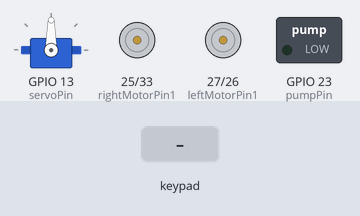
The sketch below on a simulated ESP32. On the bench: servo, motor-driver pin pairs drawn as motors (green arrow = first pin HIGH = forward, orange = second pin HIGH = backward, longer = more drive, scaled by the enable pin), switched loads named in the sketch (green lamp = pin HIGH). The test bench sets the inputs (shaded band).

Above: at 1.2 s.
1.3 s: key 'T' pressed
At 1.97 s:
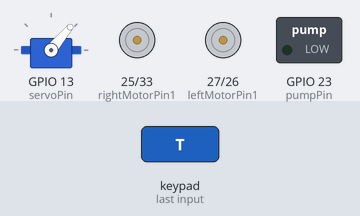
4.3 s: key 'U' pressed
At 4.38 s:
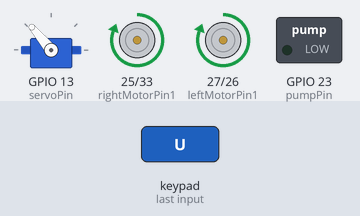
7.3 s: key 'D' pressed
At 7.39 s:
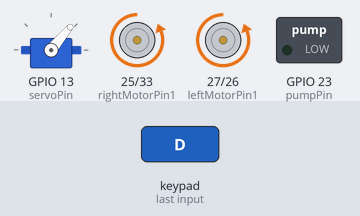
10.3 s: key 'L' pressed
At 10.4 s:
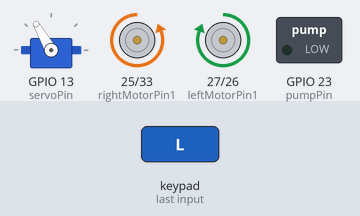
13.3 s: key 'R' pressed
At 13.41 s:
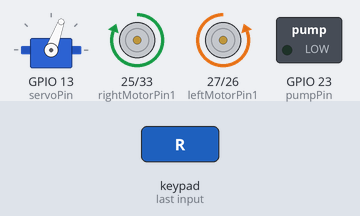
16.3 s: key '+' pressed
At 16.37 s:
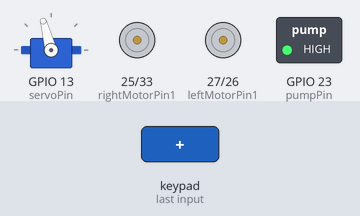
Timing chart, 0 to 22.0 s (numbered marks = the images above; inputs shaded):
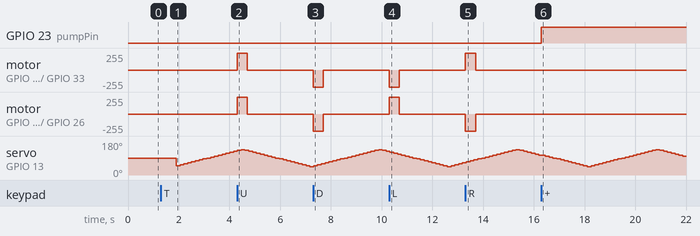

The sketch:

Digital_Control.ino
```cpp
#define CUSTOM_SETTINGS
#define INCLUDE_GAMEPAD_MODULE
#include <DabbleESP32.h>
#include <ESP32Servo.h>

// ---------------- Motor Pins ----------------
int enableRightMotor = 32;
int rightMotorPin1   = 25;
int rightMotorPin2   = 33;

int enableLeftMotor  = 14;
int leftMotorPin1    = 27;
int leftMotorPin2    = 26;

#define MAX_MOTOR_SPEED 255

const int PWMFreq = 1000;
const int PWMResolution = 8;
const int rightMotorPWMSpeedChannel = 4;
const int leftMotorPWMSpeedChannel  = 5;

// ---------------- Servo Settings ----------------
Servo myServo;
const int servoPin = 13;

bool servoRunning = false;
bool returningHome = false;
bool aligningToStart = false; // align to 45° before sweeping

int currentAngle = 45;
unsigned long lastStep = 0;
const unsigned long delayStep = 150;

int sweepStage = 0;

// ---------------- Pump Settings ----------------
const int pumpPin = 23;      // GPIO 23
bool pumpRunning = false;    // pump state (active HIGH assumed)
// for edge-detect toggle:
bool prevStartPressed = false;

// -------------------------------------------------

void rotateMotor(int rightMotorSpeed, int leftMotorSpeed)
{
  if (rightMotorSpeed < 0)
  {
    digitalWrite(rightMotorPin1, LOW);
    digitalWrite(rightMotorPin2, HIGH);
  }
  else if (rightMotorSpeed > 0)
  {
    digitalWrite(rightMotorPin1, HIGH);
    digitalWrite(rightMotorPin2, LOW);
  }
  else
  {
    digitalWrite(rightMotorPin1, LOW);
    digitalWrite(rightMotorPin2, LOW);
  }

  if (leftMotorSpeed < 0)
  {
    digitalWrite(leftMotorPin1, LOW);
    digitalWrite(leftMotorPin2, HIGH);
  }
  else if (leftMotorSpeed > 0)
  {
    digitalWrite(leftMotorPin1, HIGH);
    digitalWrite(leftMotorPin2, LOW);
  }
  else
  {
    digitalWrite(leftMotorPin1, LOW);
    digitalWrite(leftMotorPin2, LOW);
  }

  ledcWrite(rightMotorPWMSpeedChannel, abs(rightMotorSpeed));
  ledcWrite(leftMotorPWMSpeedChannel, abs(leftMotorSpeed));
}

void setUpPinModes()
{
  pinMode(enableRightMotor, OUTPUT);
  pinMode(rightMotorPin1, OUTPUT);
  pinMode(rightMotorPin2, OUTPUT);

  pinMode(enableLeftMotor, OUTPUT);
  pinMode(leftMotorPin1, OUTPUT);
  pinMode(leftMotorPin2, OUTPUT);

  ledcSetup(rightMotorPWMSpeedChannel, PWMFreq, PWMResolution);
  ledcSetup(leftMotorPWMSpeedChannel, PWMFreq, PWMResolution);
  ledcAttachPin(enableRightMotor, rightMotorPWMSpeedChannel);
  ledcAttachPin(enableLeftMotor, leftMotorPWMSpeedChannel);

  rotateMotor(0, 0);
}

void setup()
{
  setUpPinModes();
  Dabble.begin("Krish CAR");

  myServo.attach(servoPin);
  // DO NOT MOVE servo at boot
  lastStep = millis();

  // Pump init (active HIGH)
  pinMode(pumpPin, OUTPUT);
  digitalWrite(pumpPin, LOW);
  pumpRunning = false;
  prevStartPressed = false;
}

// Safe single-step move and update currentAngle
void safeMoveTo(int angle)
{
  myServo.write(angle);
  currentAngle = angle;
}

void updateServo()
{
  unsigned long now = millis();
  if (now - lastStep < delayStep) return;
  lastStep = now;

  // FIRST: align to 45° smoothly (fixes the big jump)
  if (aligningToStart)
  {
    if (currentAngle > 45) safeMoveTo(currentAngle - 5);
    else if (currentAngle < 45) safeMoveTo(currentAngle + 5);

    if (currentAngle == 45)
    {
      aligningToStart = false;
      servoRunning = true;  // Now start sweeping
      sweepStage = 0;
    }
    return;
  }

  // Returning to home (Cross pressed)
  if (returningHome)
  {
    if (currentAngle > 45) safeMoveTo(currentAngle - 5);
    else if (currentAngle < 45) safeMoveTo(currentAngle + 5);

    if (currentAngle == 45)
    {
      returningHome = false;
      servoRunning = false;
    }
    return;
  }

  // Sweeping
  if (!servoRunning) return;

  if (sweepStage == 0)
  {
    safeMoveTo(currentAngle + 5);
    if (currentAngle >= 135) sweepStage = 1;
  }
  else if (sweepStage == 1)
  {
    safeMoveTo(currentAngle - 5);
    if (currentAngle <= 45) sweepStage = 2;
  }
  else if (sweepStage == 2)
  {
    safeMoveTo(currentAngle + 5);
    if (currentAngle >= 90) sweepStage = 0;
  }
}

void loop()
{
  int rightMotorSpeed = 0;
  int leftMotorSpeed  = 0;

  Dabble.processInput();

  // ---------------- Motor controls (unchanged) ----------------
  if (GamePad.isUpPressed())
  {
    rightMotorSpeed = MAX_MOTOR_SPEED;
    leftMotorSpeed  = MAX_MOTOR_SPEED;
  }

  if (GamePad.isDownPressed())
  {
    rightMotorSpeed = -MAX_MOTOR_SPEED;
    leftMotorSpeed  = -MAX_MOTOR_SPEED;
  }

  if (GamePad.isLeftPressed())
  {
    rightMotorSpeed = -MAX_MOTOR_SPEED;
    leftMotorSpeed  = MAX_MOTOR_SPEED;
  }

  if (GamePad.isRightPressed())
  {
    rightMotorSpeed = MAX_MOTOR_SPEED;
    leftMotorSpeed  = -MAX_MOTOR_SPEED;
  }
  // --------------------------------------------------------------

  // ---------------- SERVO BUTTON CONTROL ----------------
  // TRIANGLE → align to 45° then start continuous sweep
  if (GamePad.isTrianglePressed())
  {
    aligningToStart = true;
    returningHome = false;
    servoRunning = false;
    delay(150);
  }

  // CROSS → stop sweeping and return to 45°
  if (GamePad.isCrossPressed())
  {
    returningHome = true;
    aligningToStart = false;
    servoRunning = false;
    delay(150);
  }

  // ---------------- PUMP TOGGLE (Start button) ----------------
  bool startPressedNow = GamePad.isStartPressed();
  if (startPressedNow && !prevStartPressed)
  {
    // rising edge -> toggle pump
    pumpRunning = !pumpRunning;
    digitalWrite(pumpPin, pumpRunning ? HIGH : LOW);
    delay(150); // debounce
  }
  prevStartPressed = startPressedNow;
  // -----------------------------------------------------

  updateServo();
  rotateMotor(rightMotorSpeed, leftMotorSpeed);
}
```

Measured:
- after the input at 1.3 s, servo on GPIO 13 (servoPin): 90° → 50° after 0.60 s, → 55° 0.15 s later, → 60° 0.15 s later, → 65° 0.15 s later, … (16 changes in this stretch)
- after the input at 4.3 s, motor on GPIO 25 (rightMotorPin1) / GPIO 33 (rightMotorPin2), motor on GPIO 27 (leftMotorPin1) / GPIO 26 (leftMotorPin2): stopped → forward 255/255 at once, → stopped 0.40 s later
- after the input at 7.3 s, motor on GPIO 25 (rightMotorPin1) / GPIO 33 (rightMotorPin2), motor on GPIO 27 (leftMotorPin1) / GPIO 26 (leftMotorPin2): stopped → backward 255/255 at once, → stopped 0.40 s later
- after the input at 10.3 s, motor on GPIO 25 (rightMotorPin1) / GPIO 33 (rightMotorPin2): stopped → backward 255/255 at once, → stopped 0.40 s later; motor on GPIO 27 (leftMotorPin1) / GPIO 26 (leftMotorPin2): stopped → forward 255/255 at once, → stopped 0.40 s later
- after the input at 13.3 s, motor on GPIO 25 (rightMotorPin1) / GPIO 33 (rightMotorPin2): stopped → forward 255/255 at once, → stopped 0.40 s later; motor on GPIO 27 (leftMotorPin1) / GPIO 26 (leftMotorPin2): stopped → backward 255/255 at once, → stopped 0.40 s later
- after the input at 16.3 s, GPIO 23 (pumpPin): LOW → HIGH at once
